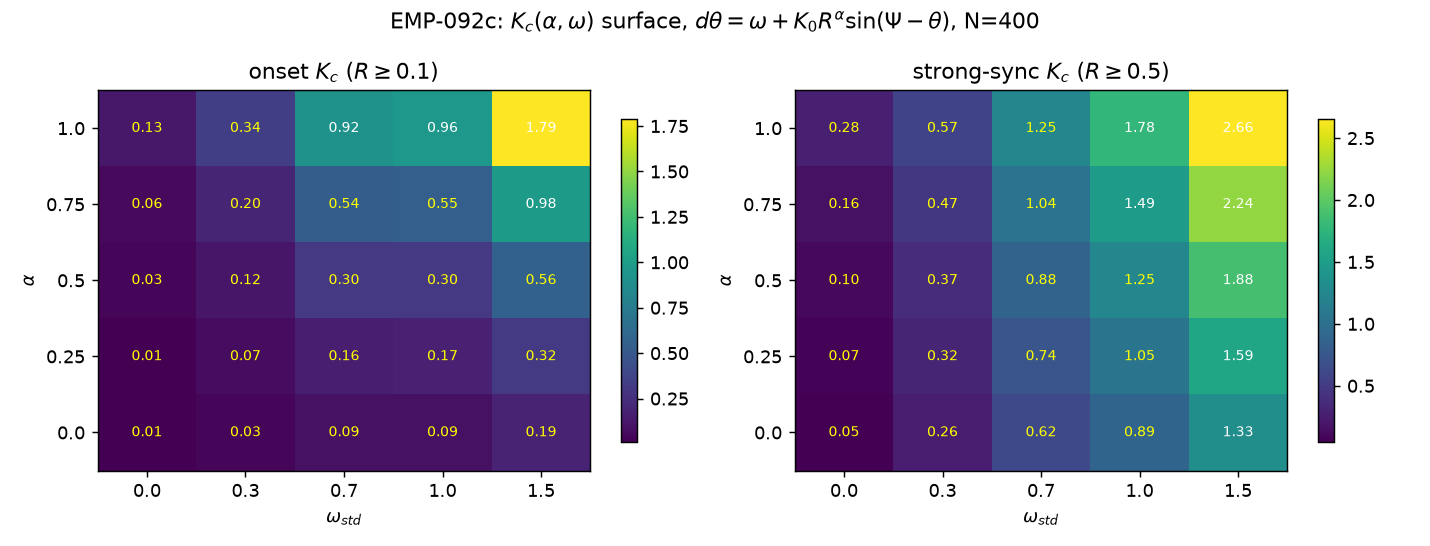

The Python source for this figure:
import numpy as np, json, time
import matplotlib; matplotlib.use('Agg'); import matplotlib.pyplot as plt
t0 = time.time()

# Model convention (EMP-092 / EMP-095): dtheta = omega + K0 * R^alpha * sin(Psi-theta)
#   alpha = 1  -> standard Kuramoto (K0*R*sin)
#   alpha = 0  -> fixed-strength coupling to mean phase (K0*sin)
#   omega ~ N(0, omega_std)  [omega_std=0 = documented Treaty-001 model]

def R_ss(K0, alpha, omega_std, N=400, dt=0.05, T=35.0, seed=0):
    rng = np.random.default_rng(1000 + seed)
    th = rng.uniform(0, 2*np.pi, N)
    om = rng.normal(0, omega_std, N) if omega_std > 0 else np.zeros(N)
    ns = int(T/dt); acc = 0.0
    for i in range(ns):
        cm, sm = np.cos(th).mean(), np.sin(th).mean()
        R = np.hypot(cm, sm); psi = np.arctan2(sm, cm)
        Keff = K0 if alpha == 0.0 else K0*(R**alpha)
        th += dt*(om + Keff*np.sin(psi - th))
        if i > ns//3: acc += R
    return acc/(ns - ns//3)

def Kc(alpha, omega_std, Rthr=0.5, lo=0.005, hi=6.0, iters=9, **kw):
    if R_ss(hi, alpha, omega_std, **kw) < Rthr: return None
    if R_ss(lo, alpha, omega_std, **kw) >= Rthr: return lo
    for _ in range(iters):
        mid = 0.5*(lo+hi)
        if R_ss(mid, alpha, omega_std, **kw) >= Rthr: hi = mid
        else: lo = mid
    return 0.5*(lo+hi)

alphas = [0.0, 0.25, 0.5, 0.75, 1.0]
wstds  = [0.0, 0.3, 0.7, 1.0, 1.5]

# two thresholds: onset (R>=0.1, compare to linear theory) and strong sync (R>=0.5)
grid_onset = {}; grid_strong = {}
for a in alphas:
    for w in wstds:
        grid_onset[f'a{a}_w{w}']  = Kc(a, w, Rthr=0.1)
        grid_strong[f'a{a}_w{w}'] = Kc(a, w, Rthr=0.5)
        print(f'a={a} w={w}: onset={grid_onset[f"a{a}_w{w}"]} strong={grid_strong[f"a{a}_w{w}"]}', flush=True)

# finite-size / dt convergence check at contested cell a1,w0.7
conv = {f'N{N}_dt{dt}': Kc(1.0, 0.7, 0.5, N=N, dt=dt, T=60.0) for N, dt in [(400,0.05),(800,0.02)]}
print('convergence a1_w0.7:', conv)

# theory: standard Kuramoto linear onset = 1.5958*sigma (alpha=1 row, Rthr=0.1)
theory_a1_onset = {w: round(1.5958*w, 3) for w in wstds if w > 0}
print('theory onset (alpha=1):', theory_a1_onset)

# first-order jump scan near strong threshold at a=1,w=0.7
scan = {str(round(k,2)): round(R_ss(k, 1.0, 0.7), 3) for k in np.arange(0.8, 2.01, 0.1)}
print('jump scan a1_w0.7:', scan)

# w->0 emergence of finite Kc at fixed alpha=1 (documented model limit)
emerge = {w: grid_strong[f'a1.0_w{w}'] for w in wstds}

out = {'Kc_onset_R01': grid_onset, 'Kc_strong_R05': grid_strong,
       'convergence_a1_w07': conv, 'theory_a1_onset': theory_a1_onset,
       'jump_scan_a1_w07': scan, 'finite_Kc_emergence_a1': emerge}
json.dump(out, open('emp092c_kc_surface.json','w'), indent=2)

# figure: 2 heatmaps
fig, axes = plt.subplots(1, 2, figsize=(11, 4.2))
for ax, grid, ttl in [(axes[0], grid_onset, r'onset $K_c$ ($R\geq0.1$)'),
                      (axes[1], grid_strong, r'strong-sync $K_c$ ($R\geq0.5$)')]:
    M = np.array([[grid[f'a{a}_w{w}'] for w in wstds] for a in alphas], dtype=float)
    im = ax.imshow(M, origin='lower', aspect='auto', cmap='viridis')
    for i in range(len(alphas)):
        for j in range(len(wstds)):
            v = M[i, j]
            ax.text(j, i, 'NA' if np.isnan(v) else f'{v:.2f}', ha='center', va='center',
                    color='white' if (not np.isnan(v) and v > M[~np.isnan(M)].max()/2) else 'yellow', fontsize=8)
    ax.set_xticks(range(len(wstds))); ax.set_xticklabels(wstds)
    ax.set_yticks(range(len(alphas))); ax.set_yticklabels(alphas)
    ax.set_xlabel(r'$\omega_{std}$'); ax.set_ylabel(r'$\alpha$'); ax.set_title(ttl)
    fig.colorbar(im, ax=ax, shrink=0.85)
fig.suptitle('EMP-092c: $K_c(\\alpha,\\omega)$ surface, $d\\theta=\\omega+K_0R^\\alpha\\sin(\\Psi-\\theta)$, N=400')
fig.tight_layout(); fig.savefig('emp092c_kc_surface.png', dpi=130)
print(f'done in {time.time()-t0:.1f}s')
